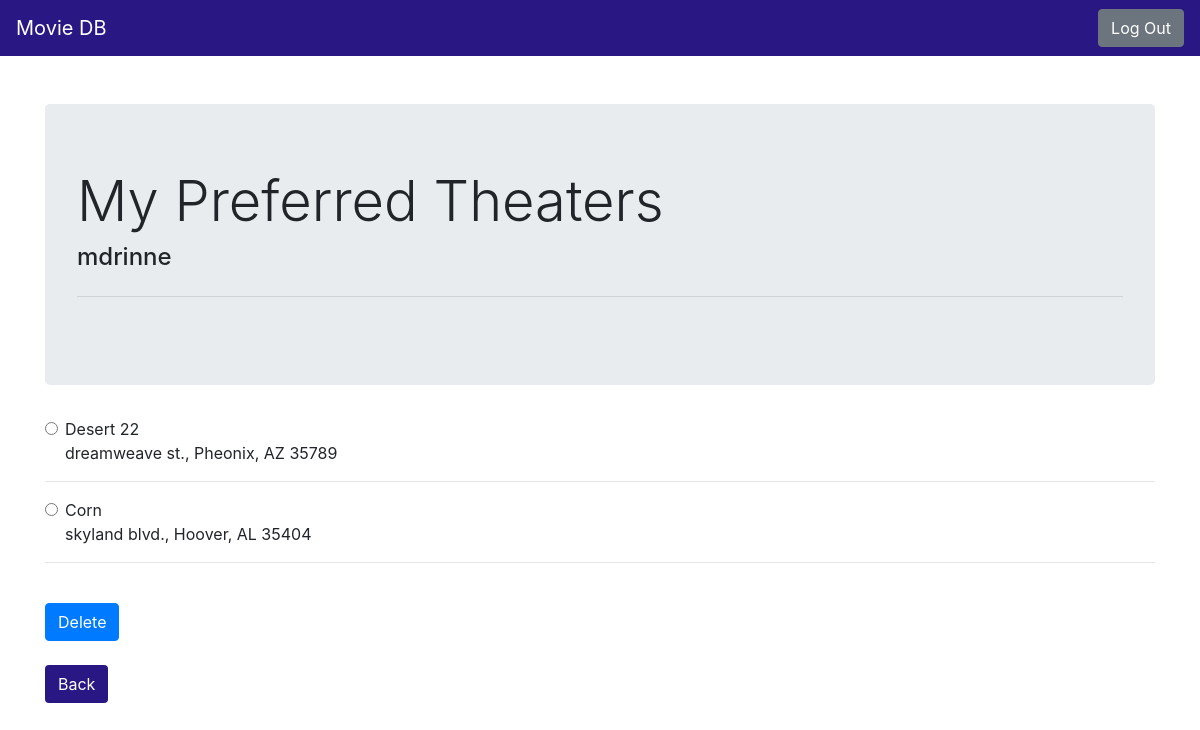
/preferred_theater (signed in), run on the app's committed database.
### tables this page shows
CREATE TABLE PREFERS (
  ID integer not null primary key autoincrement,
  theater_id int not null,
  username varchar[30] not null,
  constraint PREFERSUSER foreign key(username) references CUSTOMER(username) on delete cascade on update cascade,
  constraint PREFERSTHEATER foreign key(theater_id) references THEATER(theater_id) on delete cascade on update cascade
);

CREATE TABLE THEATER (
  theater_id integer primary key autoincrement,
  name varchar[60] not null,
  state varchar[2] not null,
  city varchar[25] not null,
  street varchar[40] not null,
  zip int not null
);

### p3.py (the view)
@app.route('/preferred_theater', methods=['GET', 'POST'])
def preferred_theater():
    db = get_db()
    cur = db.execute('select name, city, street, zip, state, theater_id from PREFERS natural join THEATER where username=?;',[session.get('user')])
    theaters = cur.fetchall()
    if request.method == 'POST':
        delete = request.form['delete']
        db.execute('delete from PREFERS where theater_id=(?) and username=(?);',
            [delete,session.get('user')])
        db.commit()
        return redirect(url_for('preferred_theater', theaters=theaters))
    return render_template('preferred_theater.html', theaters=theaters)

### p3.py (called while the page is built)
def connect_db():
    rv = sqlite3.connect(app.config['DATABASE'])
    rv.row_factory = sqlite3.Row
    return rv

def get_db():
    if not hasattr(g, 'sqlite_db'):
        g.sqlite_db = connect_db()
    return g.sqlite_db

### templates/preferred_theater.html
{% extends "navbar.html" %}
{% block body %}
<div class="container">
  <div class="jumbotron">
    <h1 class="display-4">My Preferred Theaters</h1>
    <h4>{{ session.get('user') }}</h4>
    <hr class="my-4">
  </div>
  {% if not theaters %}
  <h2>You currently do not have any preferred theaters</h2>
  {% else %}
  <form action="{{ url_for('preferred_theater') }}" method=post>
    {% for theater in theaters %}
    <div class="form-check">
      <label class="form-check-label">
        <input type="radio" class="form-check-input" name="delete" id="{{ theater.theater_id }}" value="{{ theater.theater_id }}">
        {{ theater.name }}<br>
        {{ theater.street }}, {{ theater.city }}, {{ theater.state }} {{ theater.zip }}
      </label>
    </div>
    <hr>
    {% endfor %}
    <br>
    {% if theaters %}
    <button type="submit" class="btn btn-primary">Delete</button>
    {% endif %}
  </form>
  {% endif %}
  <br>
  <a href="{{ url_for('me') }}" class="btn" role="button" aria-pressed="true"
    style="background-color: #291784; color: #FFFFFF;">Back</a>
</div>
{% endblock %}

### data on the page
PREFERS: name "Desert 22", street "dreamweave st.", city "Pheonix", state "AZ", zip "35789"
PREFERS: name "Corn", street "skyland blvd.", city "Hoover", state "AL", zip "35404"

### other printed values
{{ session.get('user') }} "mdrinne"
